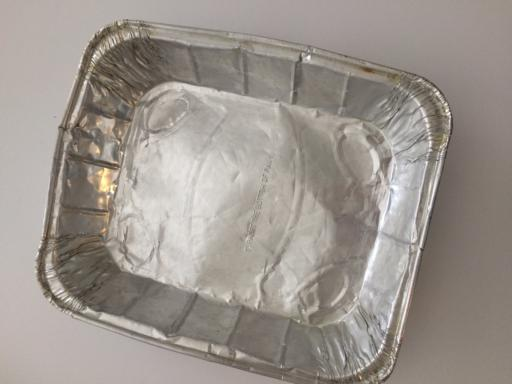
#> input picture metal5.jpg, 512 x 384 px
$ jupyter execute --allow-errors 'Prepare images.ipynb'
#> lines starting #> are read from the running program, lines starting #| are printed output that depends on the picture
[cell 1]
from PIL import Image
from PIL import ImageOps

import os

img_root = 'Waste/dataset'

[cell 2]
def resize_img(path, width, height, save_by_same_path=False)-> Image:
#> called with path = 'metal5.jpg', width = 256, height = 256, save_by_same_path = False
    img = Image.open(path)
#> img is the input picture: PIL image 512x384 RGB; mean R, G, B 155.9, 148.5, 141.7
    resized_img = img.resize((width, height))
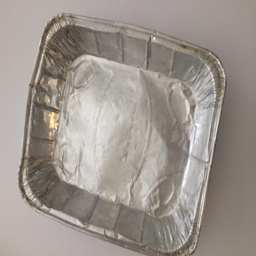
#> resized_img: PIL image 256x256 RGB; mean R, G, B 155.9, 148.5, 141.8
    if save_by_same_path:
        resized_img.save(path)
    return resized_img
